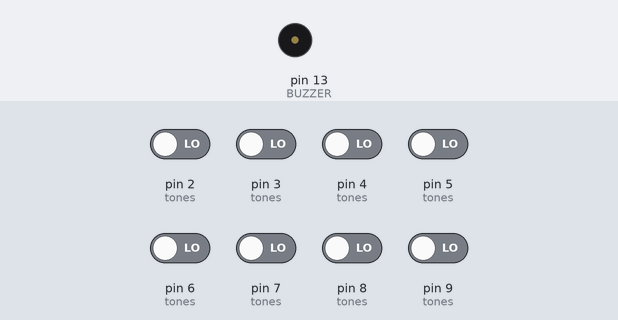
Recording of a sketch running on a simulated Arduino Uno, built with avr-gcc and run on an emulated ATmega328P. On the bench: buzzer (waves = sounding). Inputs (shaded band) come from the test bench; at power-on: pin 2 (tones), pin 3 (tones), pin 4 (tones), pin 5 (tones), pin 6 (tones), pin 7 (tones), pin 8 (tones), pin 9 (tones) LOW.

Above: at 1.2 s.
1.3 s: pin 2 (tones) driven HIGH
At 1.9 s:
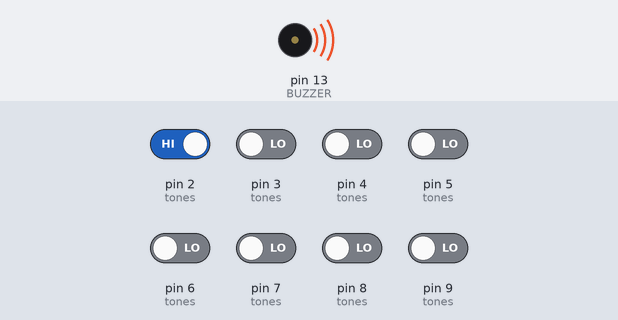
Timing chart, 0 to 4.3 s (numbered marks = the images above; inputs shaded):
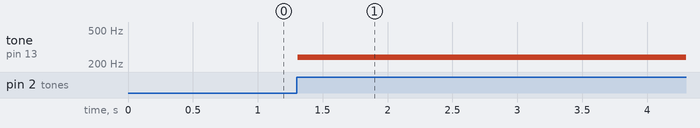

Measured:
- after the input at 1.3 s, tone on pin 13 (BUZZER): silent → 240 Hz at once

The sketch:

code.ino
```cpp
#define BUZZER 13

class Tone
{
public:
    float first;
    int pin;

    Tone(int _pin, float a)
    {
        pin = _pin;
        first = a;
    }
};

Tone tones[] = {
    Tone(2, 240),   // Sa
    Tone(3, 270),   // Re
    Tone(4, 300),   // Ga
    Tone(5, 337.5), // Ma
    Tone(6, 360),   // Pa
    Tone(7, 400),   // Dha
    Tone(8, 450),   // Ni
    Tone(9, 470)    // Saa
};
int SIZE = sizeof(tones) / sizeof(tones[0]);

void setup()
{

    //Declaring all to be in input mode
    for (int i = 0; i < SIZE; i++)
    {
        pinMode(tones[i].pin, INPUT);
    }
    // DECLARING BUTTON AS OUTPUT
    pinMode(BUZZER, OUTPUT);
}

void loop()
{
    // READ THE VALUES FROM BUTTONS
    for (int i = 0; i < SIZE; i++)
    {
        if (digitalRead(tones[i].pin) == 1)
        {
            tone(BUZZER, tones[i].first, 100);
        }
    }
    // now let's put a short delay for a nice pitch
    delay(10);
}
```
